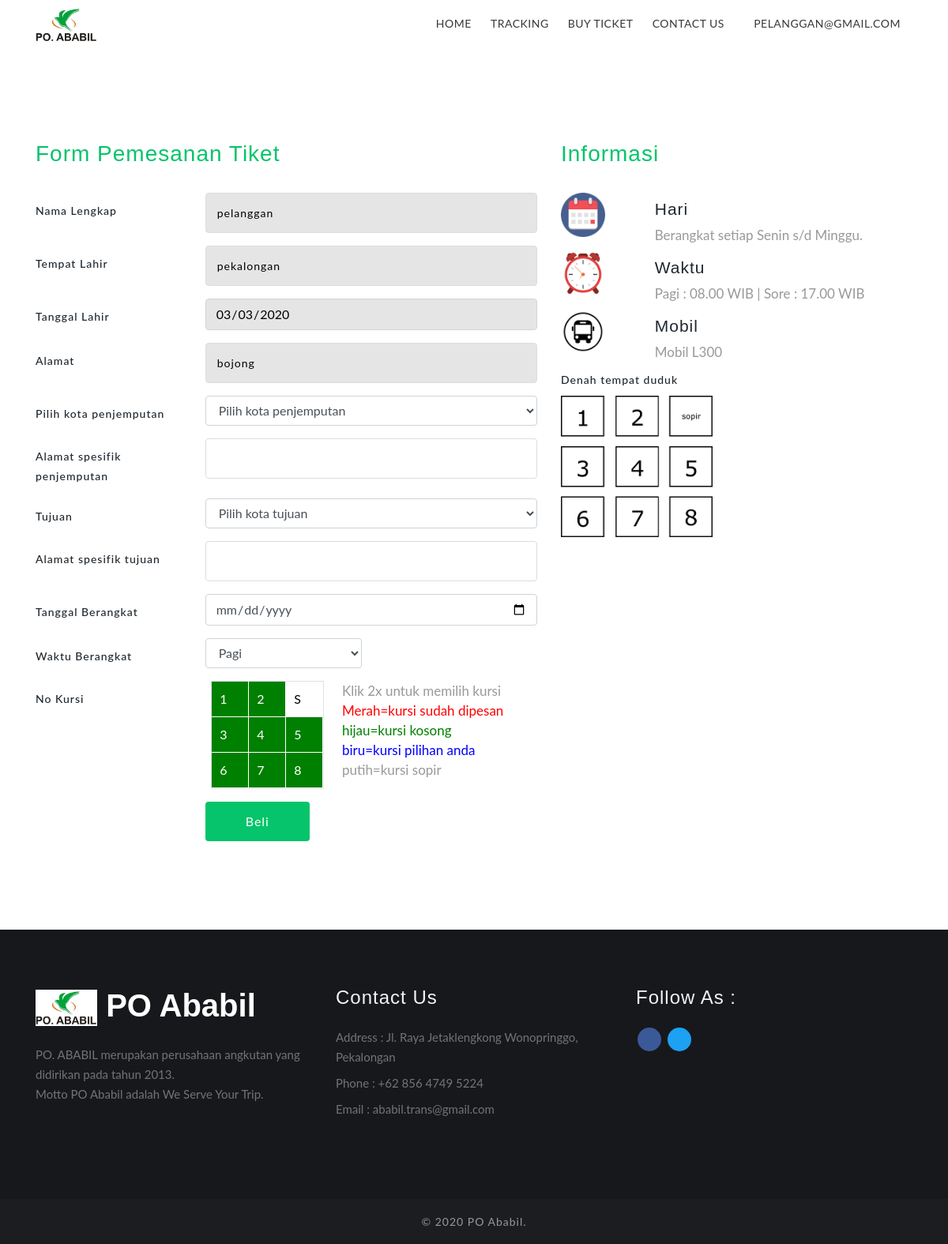
Screenshot of /buy-ticket.php (signed in) with the database file from the repository.
### tables this page shows
CREATE TABLE `pelanggan` (
  `id_pelanggan` int(10) NOT NULL,
  `avatar` varchar(255) DEFAULT NULL,
  `pelanggan` varchar(200) DEFAULT NULL,
  `email` varchar(200) DEFAULT NULL,
  `password` varchar(250) DEFAULT NULL,
  `tmp_lahir` varchar(200) DEFAULT NULL,
  `tgl_lahir` date DEFAULT NULL,
  `alamat` varchar(250) DEFAULT NULL,
  `hp` varchar(20) DEFAULT NULL,
  `is_online` int(11) DEFAULT 0
);

### buy-ticket.php (the view, shortened to what this page needs)
<?php
include_once('header.php');
?>
<section class="ab-info-main py-5" id="contact">
	<div class="container py-xl-5 py-lg-3">
		<div class="row contact-agileinfo pt-lg-4">
			<div class="col-lg-7 contact-right mt-lg-0 mt-5">
				<?php
				if (!empty($_SESSION['email'])) {
					$email = $_SESSION['email'];
					$stmt = $con->query("SELECT * FROM pelanggan WHERE email = '$email' limit 1");
					if ($stmt->num_rows > 0) {
						$data = $stmt->fetch_assoc();
					}
				}
				?>
				<h3 class="footer-title mb-4 pb-lg-2">Form Pemesanan Tiket</h3>
				<form method="post">
					<div class="row">
						<div class="col-lg-4 form-group pr-lg-2">
							<p class="buy">Nama Lengkap</p>
						</div>
						<div class="col-lg-8 form-group pl-lg-2">
							<input type="text" class="form-control" style="background-color: rgba(0,0,0,0.1);color: black" value="<?= $data['pelanggan'] ?>" disabled>
						</div>
					</div>
					<div class="row">
						<div class="col-lg-4 form-group pr-lg-2">
							<p class="buy">Tempat Lahir</p>
						</div>
						<div class="col-lg-8 form-group pl-lg-2">
							<input type="text" class="form-control" value="<?= $data['tmp_lahir'] ?>" style="background-color: rgba(0,0,0,0.1);color: black" disabled>
						</div>
					</div>
					<div class="row">
						<div class="col-lg-4 form-group pr-lg-2">
							<p class="buy">Tanggal Lahir</p>
						</div>
						<div class="col-lg-8 form-group pl-lg-2">
							<input type="date" class="form-control" value="<?= $data['tgl_lahir'] ?>" style="background-color: rgba(0,0,0,0.1);color: black" disabled>
						</div>
					</div>
					<div class="row">
						<div class="col-lg-4 form-group pr-lg-2">
							<p class="buy">Alamat</p>
						</div>
						<div class="col-lg-8 form-group pl-lg-2">
							<input type="text" class="form-control" value="<?= $data['alamat'] ?>" style="background-color: rgba(0,0,0,0.1);color: black" disabled>
						</div>
					</div>
					<div class="row">
						<div class="col-lg-4 form-group pr-lg-2">
							<p class="buy">Pilih kota penjemputan</p>
						</div>
						<div class="col-lg-8 form-group pl-lg-2">
							<select type="text" class="form-control" name="tmp_jemput" id="tmp_jemput" required="">
								<option value="0">Pilih kota penjemputan</option>
							</select>
						</div>
					</div>
					<div class="row">
						<div class="col-lg-4 form-group pr-lg-2">
							<p class="buy">Alamat spesifik penjemputan</p>
						</div>
						<div class="col-lg-8 form-group pl-lg-2">
							<input type="text" class="form-control" name="alamatpenjemputan">
						</div>
					</div>
					<div class="row">
						<div class="col-lg-4 form-group pr-lg-2">
							<p class="buy">Tujuan</p>
						</div>
						<div class="col-lg-8 form-group pl-lg-2">
							<select type="text" class="form-control" name="tmp_tujuan" id="tmp_tujuan" required="">
								<option value="0">Pilih kota tujuan</option>
							</select>
						</div>
					</div>
					<div class="row">
						<div class="col-lg-4 form-group pr-lg-2">
							<p class="buy">Alamat spesifik tujuan</p>
						</div>
						<div class="col-lg-8 form-group pl-lg-2">
							<input type="text" class="form-control" name="alamattujuan">
						</div>
					</div>
					<div class="row">
						<div class="col-lg-4 form-group pr-lg-2">
							<p class="buy">Tanggal Berangkat</p>
						</div>
						<div class="col-lg-8 form-group pl-lg-2">
							<input type="date" class="form-control" id="tgl_berangkat" name="tgl_berangkat" required="">
						</div>
					</div>
					<div class="row">
						<div class="col-lg-4 form-group pr-lg-2">
							<p class="buy">Waktu Berangkat</p>
						</div>
						<div class="col-lg-4 form-group pl-lg-2">
							<select name="waktu" class="form-control" id="waktu">
								<option value="pagi">Pagi</option>
							</select>
						</div>
					</div>
					<div class="row">
						<div class="col-lg-4 form-group pr-lg-2">
							<p class="buy">No Kursi</p>
						</div>
						<div class="col-lg-3 form-group pr-lg-2">
							<div class="border">
								<div style="display: flex;flex-direction: row;">
									<div id="kursi1" class="kursiaktif kursilist" onclick="klikkursi(1)">1</div>
									<div id="kursi2" class="kursiaktif kursilist" onclick="klikkursi(2)">2</div>
									<div class="kursilist" style="color: black !important">S</div>
								</div>
								<div style="display: flex;flex-direction: row;">
									<div id="kursi3" class="kursiaktif kursilist" onclick="klikkursi(3)">3</div>
									<div id="kursi4" class="kursiaktif kursilist" onclick="klikkursi(4)">4</div>
									<div id="kursi5" class="kursiaktif kursilist" onclick="klikkursi(5)">5</div>
								</div>
								<div style="display: flex;flex-direction: row;">
									<div id="kursi6" class="kursiaktif kursilist" onclick="klikkursi(6)">6</div>
									<div id="kursi7" class="kursiaktif kursilist" onclick="klikkursi(7)">7</div>
									<div id="kursi8" class="kursiaktif kursilist" onclick="klikkursi(8)">8</div>
								</div>
							</div>
						</div>
						<div class="col-lg">
							<p>Klik 2x untuk memilih kursi</p>
							<p style="color: red">Merah=kursi sudah dipesan</p>
							<p style="color: green">hijau=kursi kosong</p>
							<p style="color: blue">biru=kursi pilihan anda</p>
							<p>putih=kursi sopir</p>
						</div>
					</div>
					<div class="row">
						<div class="col-lg-4 form-group pr-lg-2">
						</div>
						<div class="col-lg-8 form-group pl-lg-2">
							<button type="submit" name="beli" class="btn submit-contact-main">Beli</button>
						</div>
					</div>
				</form>
			</div>
			<div class="col-md-5 address">
				<h3 class="footer-title mb-4 pb-lg-2">Informasi</h3>
				<div class="row address-info-w3ls">
					<div class="col-3 address-left">
						<img src="images/calender.png" width="56" class="img-fluid">
					</div>
					<div class="col-9 address-right mt-2">
						<h5 class="address mb-2">Hari</h5>
						<p> Berangkat setiap Senin s/d Minggu.</p>
					</div>
				</div>
				<div class="row address-info-w3ls my-2">
					<div class="col-3 address-left">
						<img src="images/clock.png" width="56" class="img-fluid">
					</div>
					<div class="col-9 address-right mt-2">
						<h5 class="address mb-2">Waktu</h5>
						<p> Pagi : 08.00 WIB | Sore : 17.00 WIB</p>
					</div>
				</div>
				<div class="row address-info-w3ls">
					<div class="col-3 address-left">
						<img src="images/bus.png" width="56" class="img-fluid">
					</div>
					<div class="col-9 address-right mt-2">
						<h5 class="address mb-2">Mobil</h5>
						<p> Mobil L300</p>
					</div>
				</div>
				<p class="buy"> Denah tempat duduk</p>
				<div class="row address-info-w3ls my-2">
					<div class="col-12 address-left">
						<img src="images/denah.png" width="192" class="img-fluid">
					</div>
				</div>
			</div>
		</div>
	</div>
</section>
<?php
include_once('footer.php');
?>

### header.php (shortened to what this page needs)
<!DOCTYPE html>
<html lang="en">
<head>
	<link rel="stylesheet" href="css/bootstrap.css">
	<link href="css/css_slider.css" type="text/css" rel="stylesheet" media="all">
	<link rel="stylesheet" href="css/style.css" type="text/css" media="all" />
	<link rel="stylesheet" href="https://cdnjs.cloudflare.com/ajax/libs/limonte-sweetalert2/7.33.1/sweetalert2.min.css">
</head>
<body>
	<div class="main-top py-1" id="home">
		<div class="container">
			<div class="nav-content">
				<h1>
					<a id="logo" class="logo" href="index.php">
						<img src="images/logo.jpeg" width="78" alt="" class="img-fluid">
					</a>
				</h1>
				<div class="nav_web-dealingsls">
					<nav>
						<ul class="menu">
							<li><a href="index.php">Home</a></li>
							<li><a href="tracking.php">Tracking</a></li>
							<li><a href="buy-ticket.php">Buy Ticket</a></li>
							<li>
								<a href="contact.php">Contact Us</a>
							</li>
							<li>
								<a href="login.php">
									<?= empty($_SESSION['email'])?'Login':$_SESSION['email'] ?>
								</a>
							</li>
						</ul>
					</nav>
				</div>
			</div>
		</div>
	</div>

### footer.php (shortened to what this page needs)
<footer class="py-5">
	<div class="container py-xl-4">
		<div class="row footer-top">
			<div class="col-lg-4 footer-grid_section_1its footer-text">
				<h2>
					<a class="logo text-wh" href="index.php">
						<img src="images/logo.jpeg" width="78" alt="" class="img-fluid"> PO Ababil
					</a>
				</h2>
				<p class="mt-lg-4 mt-3 mb-lg-5 mb-4">
					PO. ABABIL merupakan perusahaan angkutan yang didirikan pada tahun 2013. <br>
					Motto PO Ababil adalah We Serve Your Trip.
				</p>
			</div>
			<div class="col-lg-4 footer-grid_section_1its my-lg-0 my-sm-4 my-4">
				<div class="footer-title">
					<h3>Contact Us</h3>
				</div>
				<div class="footer-text mt-4">
					<p>Address : Jl. Raya Jetaklengkong Wonopringgo, Pekalongan</p>
					<p class="my-2">Phone : +62 856 4749 5224 </p>
					<p>Email : <a href="mailto:ababil.trans@gmail.com">ababil.trans@gmail.com</a></p>
				</div>
			</div>
			<div class="col-lg-4 footer-grid_section_1its">
				<div class="footer-title ">
					<h3>Follow As :</h3>
				</div>
				<ul class="footer-text mt-4 top-right-info">
					<li class="facebook-w3">
						<a href="#facebbok">
						</a>
					</li>
					<li class="twitter-w3">
						<a href="#twitter">
						</a>
					</li>
				</ul>
			</div>
		</div>
	</div>
</footer>
<div class="cpy-right text-center py-3">
	<p>© 2020 PO Ababil.</a>
	</p>
</div>
</body>
</html>

### css/style.css (style rules this page uses)
body { padding: 0; margin: 0; background: #FFF; font-family: 'Lato', sans-serif; }
h1, h2, h3, h4, h5, h6 { margin: 0; padding: 0; font-family: 'Barlow Semi Condensed', sans-serif; }
p { margin: 0; padding: 0; font-size: 17px; line-height: 25px; color: #999; font-family: 'Lato', sans-serif; font-weight: normal; }
ul, ol { margin: 0; padding: 0; }
.text-wh { color: #fff; }
html { scroll-behavior: smooth; }
.top-right-info li a { color: #fff; width: 30px; height: 30px; line-height: 30px; text-align: center; border-radius: 50%; margin: 0 2px; display: inline-block; transition: 0.3s all; -webkit-transition: 0.3s all; -moz-transition: 0.3s all; -o-transition: 0.3s all; -ms-transition: 0.3s all; }
.top-right-info li.facebook-w3 a { background: #3b5998; }
.top-right-info li.twitter-w3 a { background: #1da1f2; }
.top-right-info li { display: inline-block; }
nav li:last-child { margin: 0; }
.nav-content { display: flex; align-items: center; }
.nav_web-dealingsls { margin-left: auto; }
nav { margin: 0; padding: 0; }
nav:after { content: ""; display: table; clear: both; }
nav ul { padding: 0; margin: 0; list-style: none; position: relative; }
nav ul li { display: inline-block; }
nav li { margin: 0 10px; }
nav a { color: #3a3939; font-weight: 400; font-size: 14px; display: inline-block; text-transform: uppercase; letter-spacing: .5px; }
li>a:only-child:after { content: ''; }
a.logo { color: #3a3939; font-size: 40px; padding: 0; font-weight: bold; position: relative; }
.w3ls-bnrbtm, .single-page, .portfolio, .ab-info-main,.about-bottom { position: relative; z-index: 1; background: #fff; }
footer { background: #17181b; }
h2 a.logo { color: #fff; }
.footer-text p, .footer-text p a, .contact-info p { color: #727377; font-size: 15px; }
.footer-title h3 { font-size: 24px; color: #f3f3f3; letter-spacing: 1px; }
.cpy-right { background: #1c1d21; }
.cpy-right p { letter-spacing: 1px; font-size: 14px; }
h3.footer-title { color: #05c46b; letter-spacing: 1px; }
h5.address { font-size: 21px; color: #1e272e; letter-spacing: 1px; font-weight: 500; }
.contact-agileinfo input[type="text"], .contact-agileinfo input[type="email"], .contact-agileinfo textarea { width: 100%; color: #999; background: none; outline: none; font-size: 14px; padding: 1em; letter-spacing: 1px; border: solid 1px #ddd; -webkit-appearance: none; display: inline-block; }
button.submit-contact-main { background: #05c46b; color: #fff; letter-spacing: 1px; padding: 12px 50px; font-size: 16px; display: inherit; border-radius: 4px; }
p.buy { font-size: 14px; color: #1e272e; letter-spacing: 1px; font-weight: 500; margin-top: 10px; }

### buy-ticket.php (style rules this page uses)
.kursiaktif { background-color: green; }
.kursilist { flex: 1; padding: 10px; color: white; margin: 0.5px; }

### rows the page displays
pelanggan: pelanggan "pelanggan", tmp_lahir "pekalongan", tgl_lahir "03/03/2020", alamat "bojong"

### other values shown
$_SESSION['email'] "PELANGGAN@GMAIL.COM"
